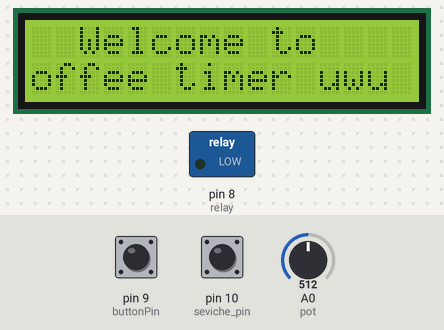
This sketch was run on a simulated Arduino Uno, built with avr-gcc and run on an emulated ATmega328P. On the bench: 16×2 character LCD, switched loads named in the sketch (green lamp = pin HIGH). The inputs (shaded band) are chosen by the test bench; at power-on: pin 10 (seviche_pin) HIGH, pin 9 (buttonPin) HIGH, A0 (pot) = 512. What the sketch prints to the serial monitor is not drawn.

Above: at 0.1 s.
At 2.2 s:
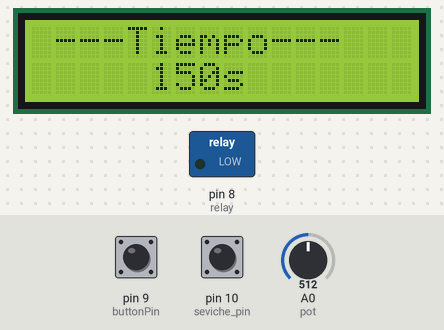
2.3 s: pin 10 (seviche_pin) pulled LOW for 0.35 s
At 3.0 s:
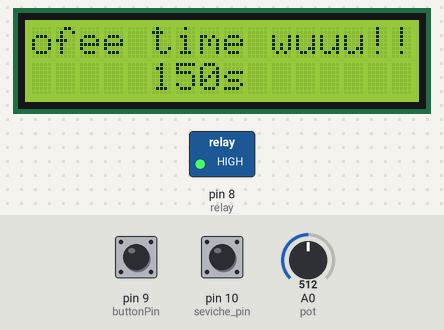
Timing chart, 0 to 5.3 s (numbered marks = the images above; inputs shaded):
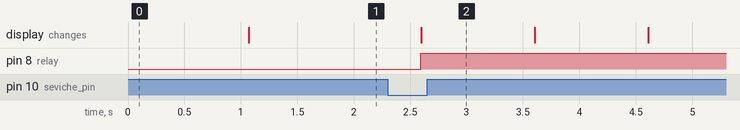

Measured:
- after the input at 2.3 s, pin 8 (relay): LOW → HIGH after 0.29 s; the display: changes after 0.30 s (image 2)

The sketch:

LCDScript.ino
```cpp
// include the library code:
#include <LiquidCrystal.h>

// initialize the library by associating any needed LCD interface pin
// with the arduino pin number it is connected to
const int rs = 12, en = 11, d4 = 5, d5 = 4, d6 = 3, d7 = 2;
const int relay = 8, pot = 0;
int seviche_pin = 10;
int seviche = 0;
boolean reset = false;
const int buttonPin = 9;
int buttonState = 0;
int flag = 0;

int val = 0;
int time;
LiquidCrystal lcd(rs, en, d4, d5, d6, d7);
// LCD dimentions
const int xlen = 16, ylen = 2;

int incomingByte = 0; // for incoming serial data
String incomingString = "";

void centerMsg(String msg, byte pos){
  int center = xlen / 2 - msg.length() / 2 - 1;
  lcd.setCursor(center,pos);
  lcd.print(msg);
}

void selectTime(){
  centerMsg("---Tiempo---", 0);
  time = map(analogRead(pot), 0, 1023, 0, 300);
  centerMsg((String)time+"s", 1);
  delay(100);
  reset = true;
}

void timerMode(int time){
  digitalWrite(relay, HIGH);
  do{
    lcd.clear();
    centerMsg("Cofee time wuuu!!",0);
    centerMsg((String)time+"s",1);
    delay(1000);
    time--;
  }while(time > -1);
  lcd.clear();
  centerMsg("Listo K listo!",0);
  digitalWrite(relay, LOW);
  reset = false;
  delay(2000);
}

void ini_msg(){
  centerMsg("Welcome to", 0);
  centerMsg("Coffee timer uwu", 1);
}

void setup() {
  // set up the LCD's number of columns and rows:
  lcd.begin(xlen, ylen);
  pinMode(relay, OUTPUT);
  pinMode(seviche_pin, INPUT_PULLUP);
  pinMode(buttonPin, INPUT_PULLUP);
  Serial.begin(9600);

  ini_msg();
  delay(1000);
}

void loop() {


  lcd.clear();
  seviche = digitalRead(seviche_pin);

  if(seviche == HIGH){
    selectTime();
    buttonState = digitalRead(buttonPin);
  }else{
    if(reset == true){
      Serial.println("timer mode");
      timerMode(time);
    }
    ini_msg();
  }


  delay(200);
//  digitalWrite(relay, HIGH);
}
```
